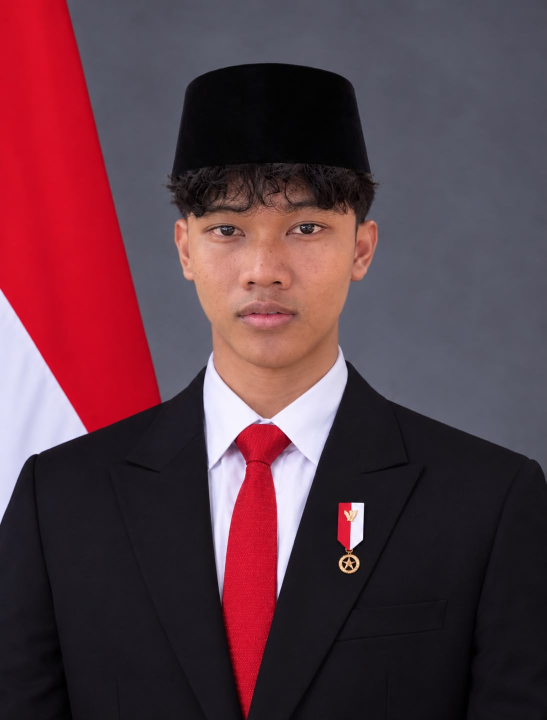
#> input picture tugas6pcd/WakilPresidenPenggantiGibranjpeg.jpeg, 1093 x 1439 px (shown at 1/2 size)
$ python transformasicitra.py
#> lines starting #> are read from the running program, lines starting #| are printed output that depends on the picture

from PIL import Image, ImageOps
import matplotlib.pyplot as plt

# Membaca gambar
img = Image.open("WakilPresidenPenggantiGibranjpeg.jpeg").convert("RGB")
#> img is the input picture: PIL image 1093x1439 RGB; mean R, G, B 90.9, 58.5, 68.3

w, h = img.size
#> w = 1093; h = 1439

# 1. Translation
translation = Image.new("RGB", (w, h), (230, 230, 230))
#> translation: PIL image 1093x1439 RGB; every value is 230
translation.paste(img, (100, 50))
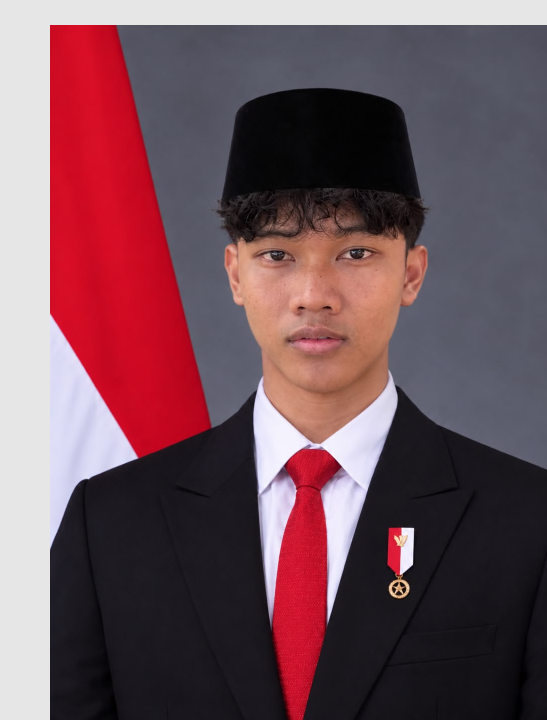
#> translation: PIL image 1093x1439 RGB (shown at 1/2 size); mean R, G, B 112.9, 80.7, 89.5

# 2. Scaling
scaling_05 = img.resize((int(w * 0.5), int(h * 0.5)))
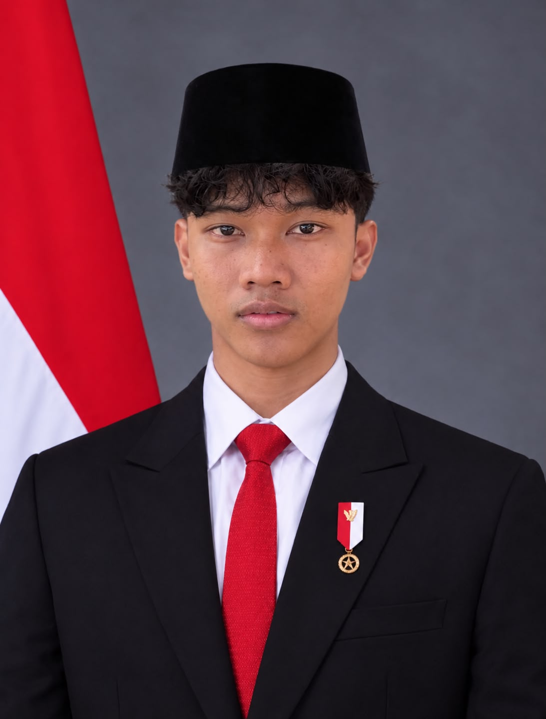
#> scaling_05: PIL image 546x719 RGB; mean R, G, B 90.9, 58.5, 68.4
scaling_2 = img.resize((w * 2, h * 2))

# 3. Rotation
rotasi_45 = img.rotate(45, expand=True)
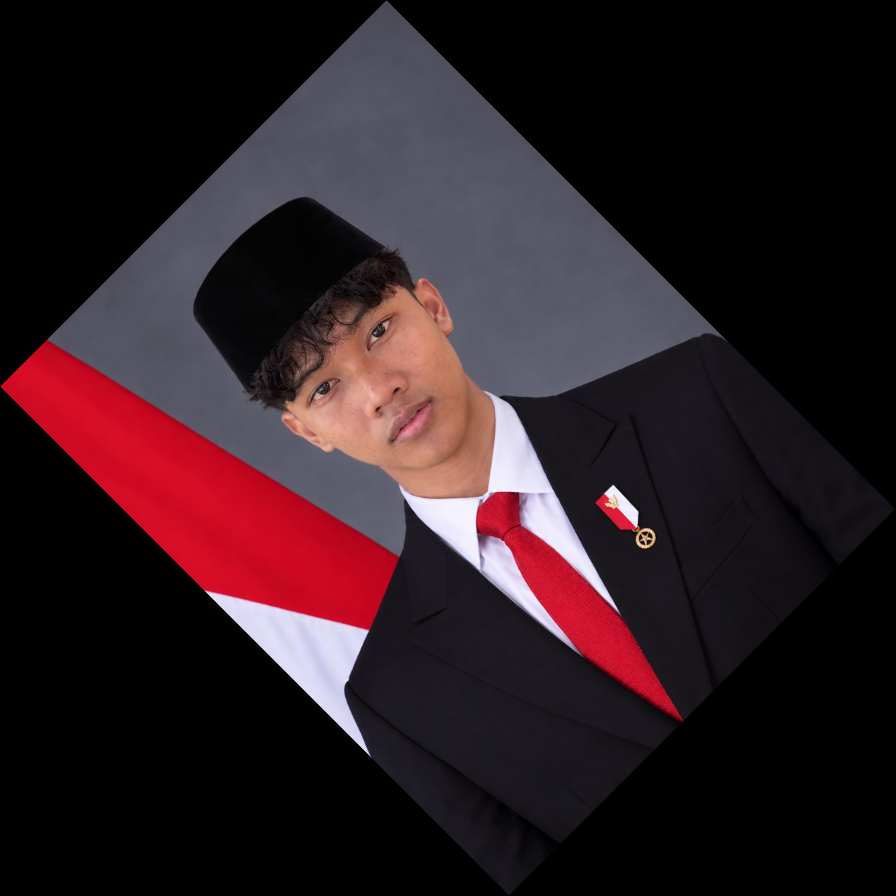
#> rotasi_45: PIL image 1791x1791 RGB (shown at 1/2 size); mean R, G, B 44.5, 28.6, 33.5
rotasi_90 = img.rotate(90, expand=True)
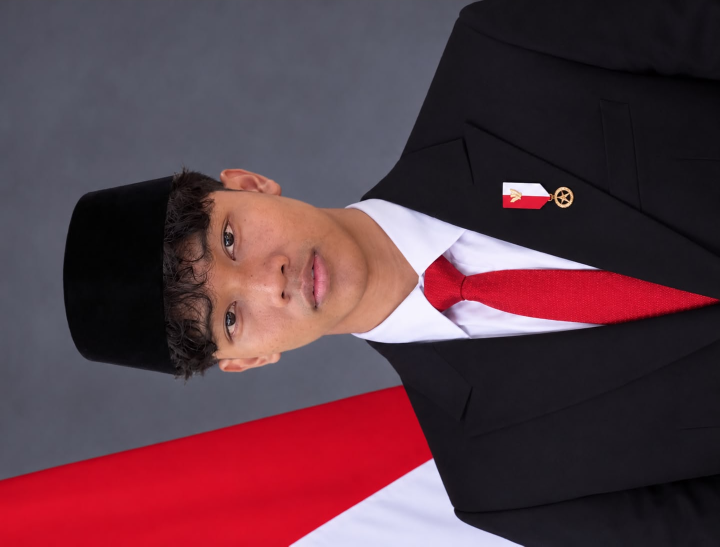
#> rotasi_90: PIL image 1439x1093 RGB (shown at 1/2 size); mean R, G, B 90.9, 58.5, 68.3
rotasi_180 = img.rotate(180, expand=True)
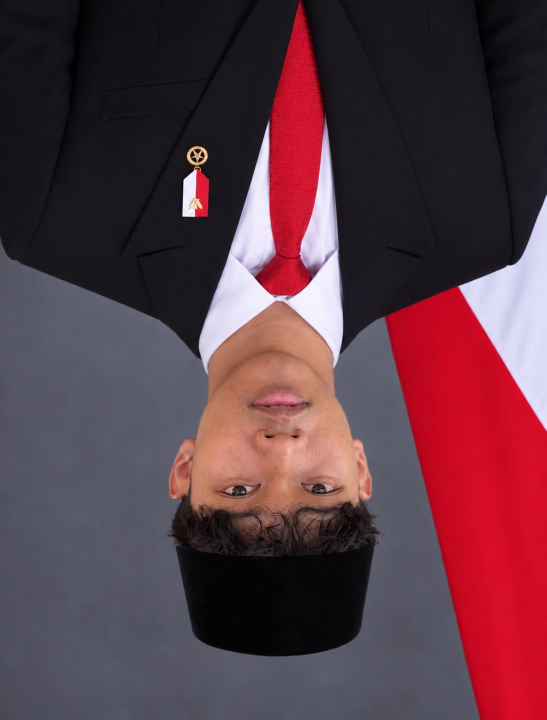
#> rotasi_180: PIL image 1093x1439 RGB (shown at 1/2 size); mean R, G, B 90.9, 58.5, 68.3

# 4. Horizontal dan Vertical Flip
horizontal_flip = ImageOps.mirror(img)
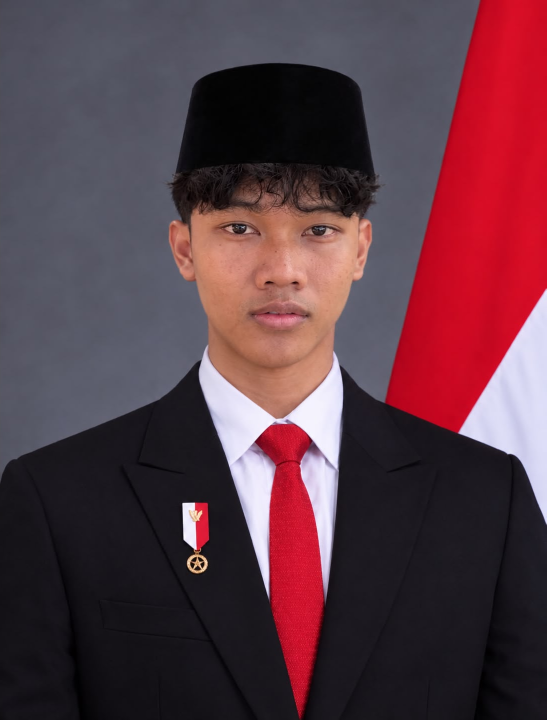
#> horizontal_flip: PIL image 1093x1439 RGB (shown at 1/2 size); mean R, G, B 90.9, 58.5, 68.3
vertical_flip = ImageOps.flip(img)
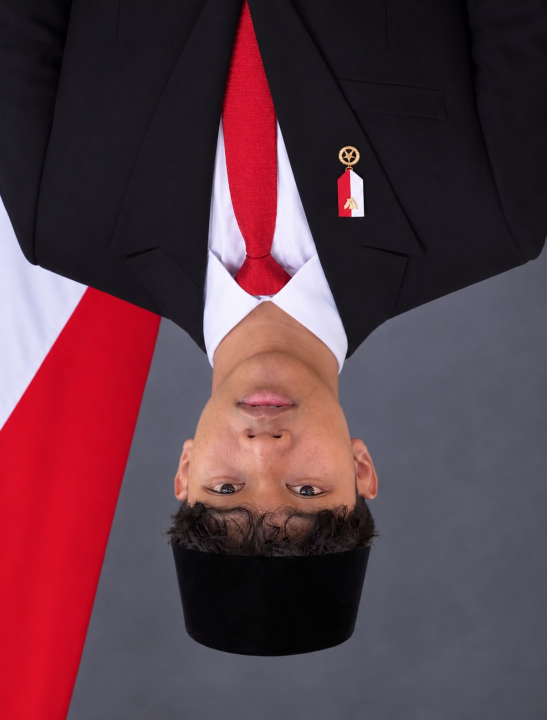
#> vertical_flip: PIL image 1093x1439 RGB (shown at 1/2 size); mean R, G, B 90.9, 58.5, 68.3

# 5. Menampilkan semua hasil transformasi
hasil = [
    ("Citra Asli", img),
    ("Translation", translation),
    ("Scaling 0.5", scaling_05),
    ("Scaling 2", scaling_2),
    ("Rotation 45 Derajat", rotasi_45),
    ("Rotation 90 Derajat", rotasi_90),
    ("Rotation 180 Derajat", rotasi_180),
    ("Horizontal Flip", horizontal_flip),
    ("Vertical Flip", vertical_flip)
]

plt.figure(figsize=(15, 18))

for i, (judul, gambar) in enumerate(hasil):
    plt.subplot(3, 3, i + 1)
    plt.imshow(gambar)
    plt.title(judul)
    plt.axis("off")
#> this loop made 9 passes
#> judul on passes 1 to 9: 'Citra Asli', 'Translation', 'Scaling 0.5', 'Scaling 2', 'Rotation 45 Derajat', 'Rotation 90 Derajat', 'Rotation 180 Derajat', 'Horizontal Flip', 'Vertical Flip'

plt.tight_layout()
plt.show()

# 6. Menyimpan hasil transformasi
translation.save("translation.png")
scaling_05.save("scaling_05.png")
scaling_2.save("scaling_2.png")
rotasi_45.save("rotasi_45.png")
rotasi_90.save("rotasi_90.png")
rotasi_180.save("rotasi_180.png")
horizontal_flip.save("horizontal_flip.png")
vertical_flip.save("vertical_flip.png")

print("Semua transformasi berhasil dilakukan!")
